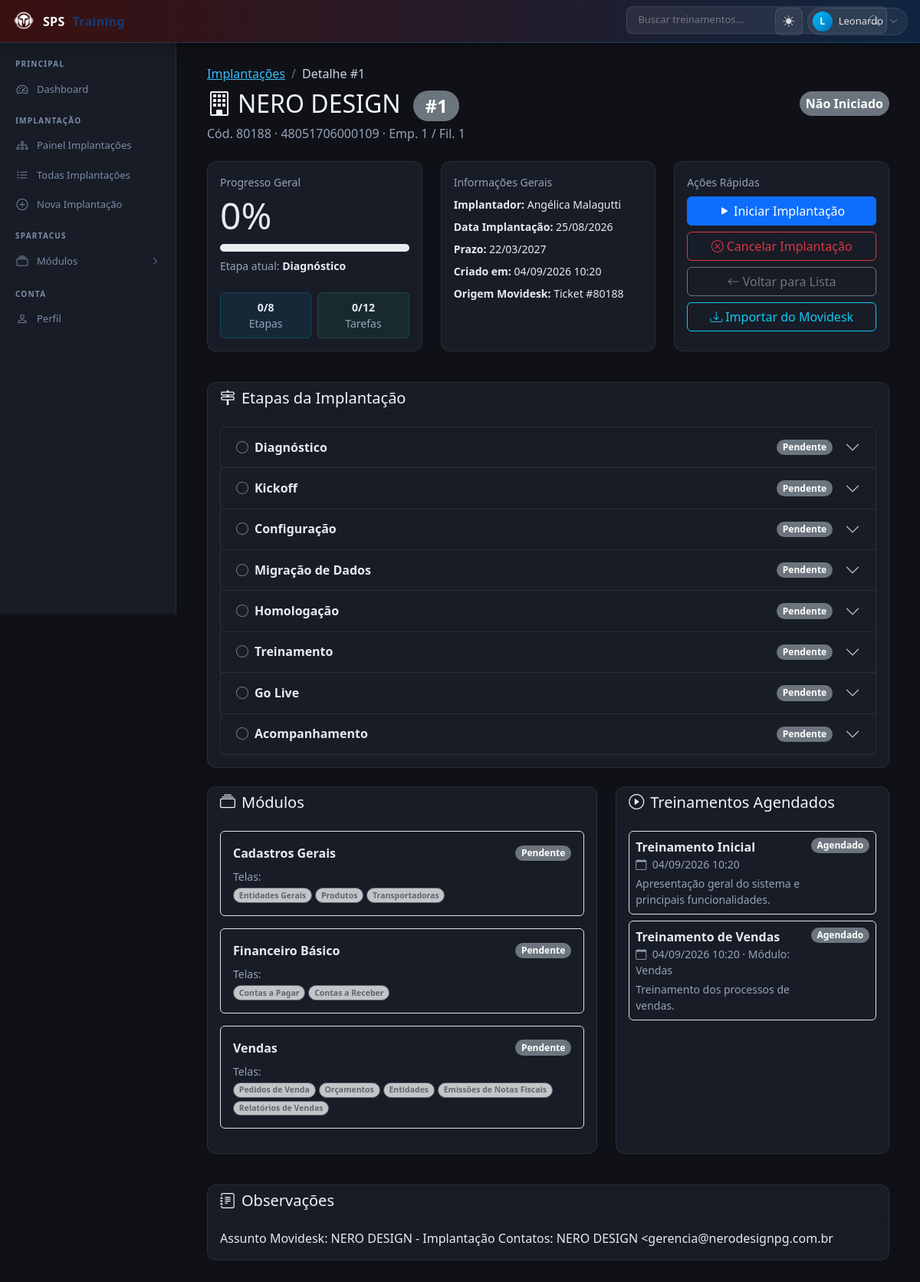
The page /implantacao/1/ (signed in) on the database as committed earlier.
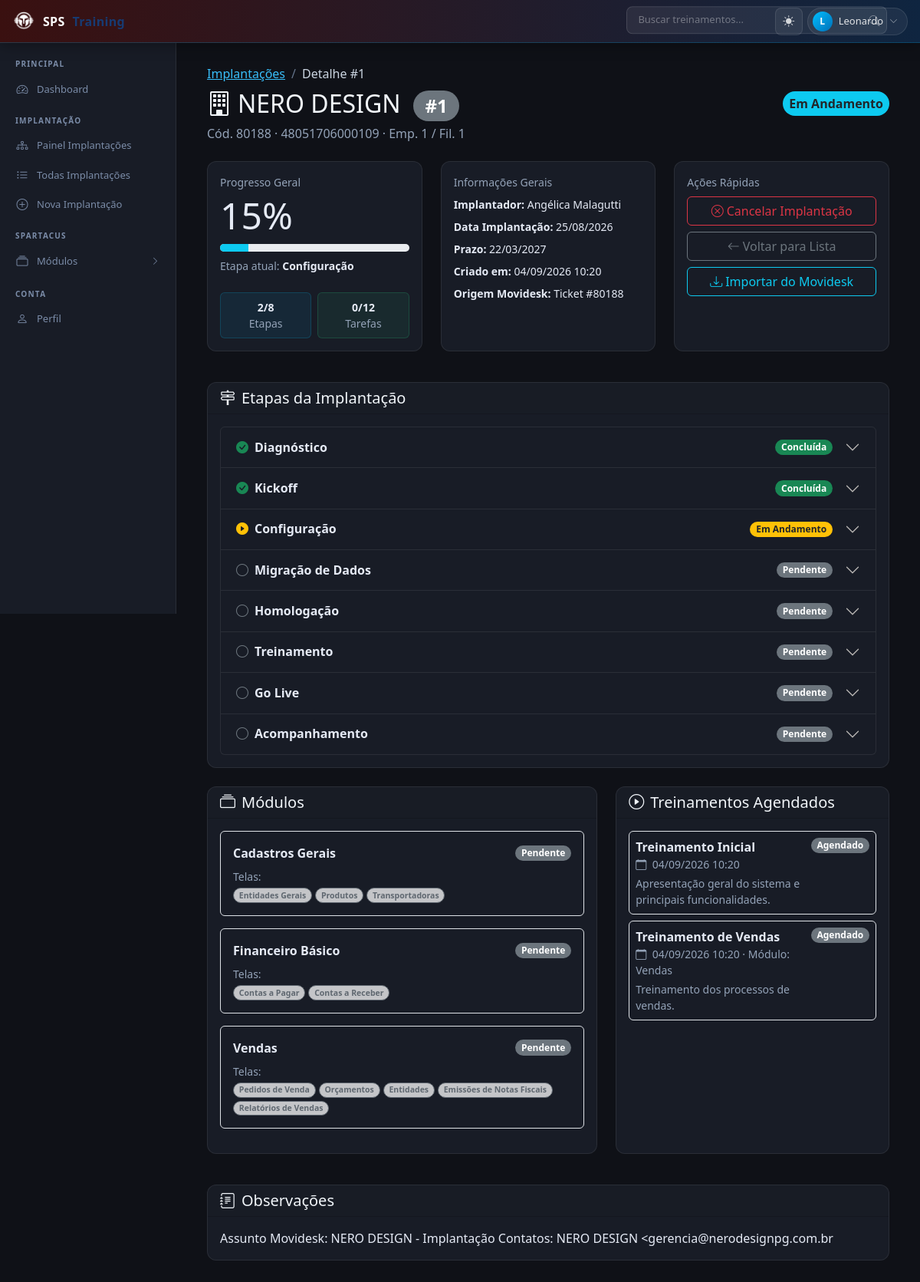
The same page on the database as committed later.
### implantacao/models/implantacao.py (models this page shows, shortened)
class Implantacao(models.Model):
    empresa = models.IntegerField(default=0)
    filial = models.IntegerField(default=0)
    codigo_cliente = models.CharField(max_length=50)
    cliente = models.CharField(max_length=120)
    documento_cliente = models.CharField(max_length=30)
    implantador = models.CharField(max_length=120, blank=True, default='')
    data_implantacao = models.DateField(
        null=True,
        blank=True,
    )
    prazo_implementacao = models.DateField(
        null=True,
        blank=True,
    )
    status = models.CharField(
        max_length=30,
        choices=StatusImplantacao.choices,
        default=StatusImplantacao.NAO_INICIADO,
    )
    observacoes = models.TextField(blank=True)
    criado_em = models.DateTimeField(auto_now_add=True)
    atualizado_em = models.DateTimeField(auto_now=True)
    class Meta:
        db_table = 'implantacoes'
        ordering = ['-criado_em']

### implantacao/models/etapa.py (models this page shows, shortened)
class EtapaImplantacao(models.Model):
    implantacao = models.ForeignKey(
        'implantacao.Implantacao',
        related_name='etapas',
        on_delete=models.CASCADE,
    )
    nome = models.CharField(max_length=100)
    ordem = models.PositiveIntegerField()
    status = models.CharField(
        max_length=30,
        choices=StatusEtapa.choices,
        default=StatusEtapa.PENDENTE,
    )
    obrigatoria = models.BooleanField(default=True)
    iniciada_em = models.DateTimeField(null=True, blank=True)
    concluida_em = models.DateTimeField(null=True, blank=True)
    class Meta:
        db_table = 'implantacoes_etapas'
        ordering = ['ordem']
        constraints = [
            models.UniqueConstraint(
                fields=['implantacao', 'ordem'],
                name='unique_implantacao_etapa_ordem',
            )
        ]

### implantacao/views.py (the view)
# urls.py: path('<int:pk>/', views.ImplantacaoDetailView.as_view(), name='implantacao_detail'),
@method_decorator(login_required, name='dispatch')
class ImplantacaoDetailView(DetailView):
    template_name = 'pages/implantacao_detail.html'
    context_object_name = 'object'
    queryset = Implantacao.objects.all()
    def get_queryset(self):
        return super().get_queryset().select_related('movidesk')
    def get_context_data(self, **kwargs):
        ctx = super().get_context_data(**kwargs)
        imp = self.object
        ctx['progresso'] = _calcular_progresso(imp)
        ctx['movidesk'] = getattr(imp, 'movidesk', None)
        ctx['etapas'] = list(
            EtapaImplantacao.objects.filter(implantacao=imp)
            .prefetch_related('tarefas')
            .order_by('ordem')
        )
        ctx['modulos'] = list(
            ImplantacaoModulo.objects.filter(implantacao=imp)
            .select_related('modulo')
            .prefetch_related('telas', 'telas__tela')
            .order_by('modulo__nome')
        )
        ctx['treinamentos'] = list(
            Treinamento.objects.filter(implantacao=imp)
            .select_related('modulo')
            .order_by('data_agendada')
        )
        historico = list(
            Implantacao.objects.filter(implantador__isnull=False)
            .exclude(implantador='')
            .values_list('implantador', flat=True)
            .distinct()[:8]
        )
        sugestao = sorted({*IMPLANTADORES_SUGESTAO, *historico})
        if imp.implantador and imp.implantador not in sugestao:
            sugestao.insert(0, imp.implantador)
        ctx['implantadores_sugestao'] = [n for n in sugestao if n]
        return ctx

### implantacao/views.py (called while the page is built)
def _calcular_progresso(implantacao):
    etapas = list(
        EtapaImplantacao.objects.filter(implantacao=implantacao)
        .prefetch_related('tarefas')
        .order_by('ordem')
    )
    return _calcular_progresso_dados(implantacao, etapas)

### templates/pages/implantacao_detail.html (shortened to what the changed rows need)
{% extends 'base.html' %}
{% block content %}
<div class="container-fluid">
    <div class="row mb-4 align-items-center">
        <div class="col-md-8">
            <nav aria-label="breadcrumb">
                <ol class="breadcrumb mb-2">
                    <li class="breadcrumb-item"><a href="{% url 'implantacao:dashboard' %}">Implantações</a></li>
                    <li class="breadcrumb-item active" aria-current="page">Detalhe #{{ object.id }}</li>
                </ol>
            </nav>
            <h2 class="mb-1">
                <i class="bi bi-building me-2"></i>{{ object.cliente }}
                <span class="badge rounded-pill bg-secondary ms-2">#{{ object.id }}</span>
            </h2>
            <p class="text-muted mb-0">
                Cód. {{ object.codigo_cliente }} · {{ object.documento_cliente }}
                {% if object.empresa or object.filial %} · Emp. {{ object.empresa }} / Fil. {{ object.filial }}{% endif %}
            </p>
        </div>
        <div class="col-md-4 text-md-end">
            {% with s=object.status %}
            <span class="badge rounded-pill fs-6 p-2
                {% if s == 'nao_iniciado' %}bg-secondary{% elif s == 'em_andamento' %}bg-info text-dark{% elif s == 'finalizado' %}bg-success{% else %}bg-danger{% endif %}">
                {{ object.get_status_display }}
            </span>
            {% endwith %}
        </div>
    </div>
    <div class="row mb-4">
        <div class="col-md-4 mb-3">
            <div class="card h-100">
                <div class="card-body">
                    <div class="small text-muted mb-1">Progresso Geral</div>
                    <div class="display-5 mb-2">{{ progresso.percentual }}%</div>
                    <div class="progress mb-2" style="height: 10px;">
                        <div class="progress-bar bg-info" role="progressbar"
                             style="width: {{ progresso.percentual }}%;"></div>
                    </div>
                    <div class="small text-muted">
                        Etapa atual: <strong style="color: var(--sps-text);">{{ progresso.etapa_atual }}</strong>
                    </div>
                    <div class="row mt-3 g-2 small">
                        <div class="col-6">
                            <div class="p-2 rounded text-center" style="background: rgba(0,191,255,0.08); border: 1px solid rgba(0,191,255,0.18);">
                                <div class="fw-semibold">{{ progresso.etapas.concluidas }}/{{ progresso.etapas.total }}</div>
                                <div class="text-muted">Etapas</div>
                            </div>
                        </div>
                        <div class="col-6">
                        </div>
                    </div>
                </div>
            </div>
        </div>
        <div class="col-md-4 mb-3">
            <div class="card h-100">
                <div class="card-body">
                    <ul class="list-unstyled mb-0 small">
                        <li class="mb-2"><strong>Implantador:</strong> {{ object.implantador|default:"—" }}</li>
                        <li class="mb-2"><strong>Data Implantação:</strong> {{ object.data_implantacao|date:"d/m/Y"|default:"—" }}</li>
                        <li class="mb-2"><strong>Prazo:</strong> {{ object.prazo_implementacao|date:"d/m/Y"|default:"—" }}</li>
                        <li class="mb-2"><strong>Criado em:</strong> {{ object.criado_em|date:"d/m/Y H:i" }}</li>
                        <li><strong>Origem Movidesk:</strong>
                            {% if movidesk %}Ticket #{{ movidesk.ticket_id }}{% else %}—{% endif %}
                        </li>
                    </ul>
                </div>
            </div>
        </div>
        <div class="col-md-4 mb-3">
            <div class="card h-100">
                <div class="card-body">
                    <div class="d-flex flex-column gap-2">
                        {% if object.status == 'nao_iniciado' %}
                        <button type="button" class="btn btn-primary w-100" data-bs-toggle="modal" data-bs-target="#modalIniciar">
                            <i class="bi bi-play-fill me-1"></i>Iniciar Implantação
                        </button>
                        {% endif %}
                        {% if object.status != 'cancelado' and object.status != 'finalizado' %}
                        <button type="button" class="btn btn-outline-danger w-100" data-bs-toggle="modal" data-bs-target="#modalCancelar">
                            <i class="bi bi-x-circle me-1"></i>Cancelar Implantação
                        </button>
                        {% endif %}
                        <a href="{% url 'implantacao:implantacao_list' %}" class="btn btn-outline-secondary w-100">
                            <i class="bi bi-arrow-left me-1"></i>Voltar para Lista
                        </a>
                        <a href="{% url 'implantacao:movidesk_import' %}" class="btn btn-outline-info w-100">
                            <i class="bi bi-download me-1"></i>Importar do Movidesk
                        </a>
                    </div>
                </div>
            </div>
        </div>
    </div>
    <div class="row mb-4">
        <div class="col-12">
            <div class="card">
                <div class="card-body">
                    {% if etapas %}
                    <div class="accordion" id="accordionEtapas">
                        {% for etapa in etapas %}
                        <div class="accordion-item">
                            <h2 class="accordion-header">
                                <button class="accordion-button collapsed" type="button"
                                        data-bs-toggle="collapse"
                                        data-bs-target="#etapa-{{ etapa.id }}"
                                        aria-expanded="false"
                                        aria-controls="etapa-{{ etapa.id }}">
                                    <div class="d-flex align-items-center w-100 me-3">
                                        <span class="me-2">
                                            {% if etapa.status == 'concluida' %}
                                            <i class="bi bi-check-circle-fill text-success"></i>
                                            {% elif etapa.status == 'em_andamento' %}
                                            <i class="bi bi-play-circle-fill text-warning"></i>
                                            {% elif etapa.status == 'bloqueada' %}
                                            <i class="bi bi-lock-fill text-danger"></i>
                                            {% else %}
                                            <i class="bi bi-circle text-secondary"></i>
                                            {% endif %}
                                        </span>
                                        <strong class="me-3">{{ etapa.nome }}</strong>
                                        <span class="badge rounded-pill ms-auto
                                            {% if etapa.status == 'concluida' %}bg-success{% elif etapa.status == 'em_andamento' %}bg-warning text-dark{% elif etapa.status == 'bloqueada' %}bg-danger{% else %}bg-secondary{% endif %}">
                                            {{ etapa.get_status_display }}
                                        </span>
                                    </div>
                                </button>
                            </h2>
                        </div>
                        {% endfor %}
                    </div>
                    {% else %}
                    <div class="text-center py-4 text-muted">Nenhuma etapa cadastrada. Inicie a implantação para gerar o fluxo.</div>
                    {% endif %}
                </div>
            </div>
        </div>
    </div>
    {% if object.observacoes %}
    <div class="row">
        <div class="col-12">
            <div class="card">
                <div class="card-header">
                    <h5 class="mb-0"><i class="bi bi-journal-text me-2"></i>Observações</h5>
                </div>
                <div class="card-body">
                    <p class="mb-0 whitespace-pre-line">{{ object.observacoes }}</p>
                </div>
            </div>
        </div>
    </div>
    {% endif %}
</div>
{% endblock %}

Rows that differ between the two databases and show on the page:
changed Implantacao "NERO DESIGN": status "Não Iniciado" → "Em Andamento"
changed EtapaImplantacao "Configuração": status "Pendente" → "Em Andamento"
changed EtapaImplantacao "Diagnóstico": status "Pendente" → "Concluída"
changed EtapaImplantacao "Kickoff": status "Pendente" → "Concluída"
Other text that changed with them:
{{ progresso.percentual }}: "0" → "15"
{{ progresso.etapa_atual }}: "Diagnóstico" → "Configuração"
{{ progresso.etapas.concluidas }}: "0" → "2"
text no longer shown: "Iniciar Implantação"
